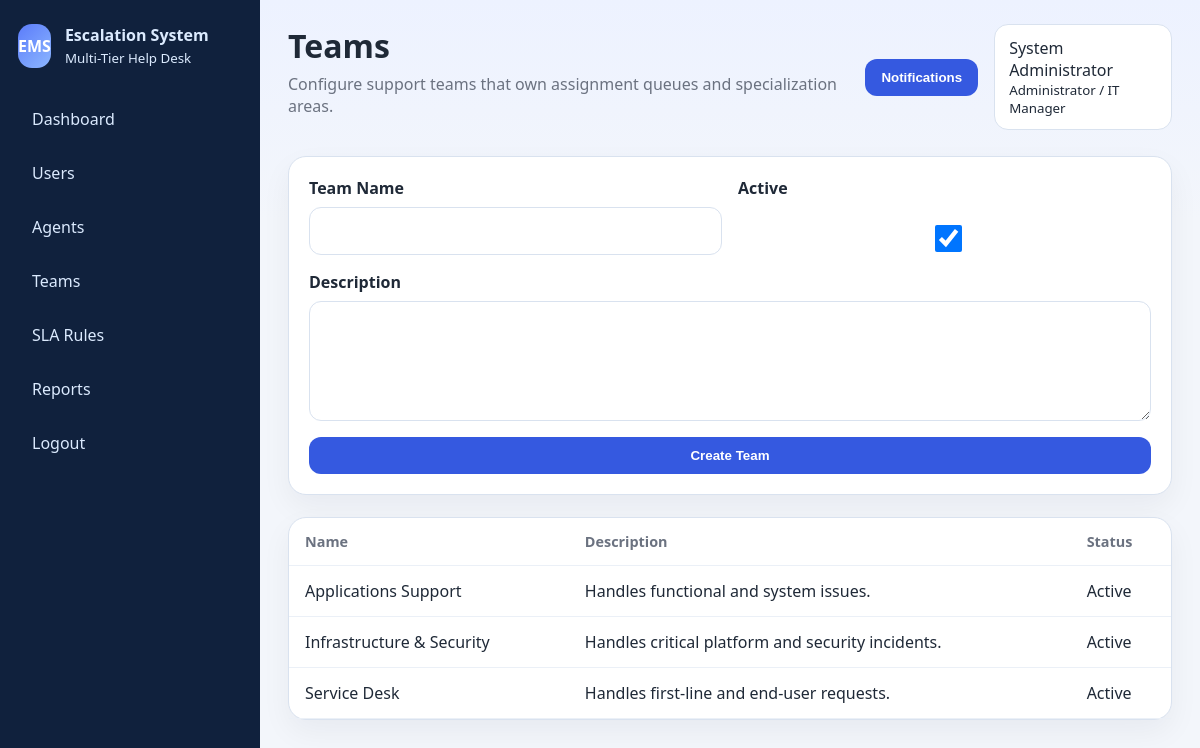
/admin/teams.php (signed in), run on the app's committed database.
### tables this page shows
CREATE TABLE users (
    id INT AUTO_INCREMENT PRIMARY KEY,
    role_id INT NOT NULL,
    full_name VARCHAR(150) NOT NULL,
    email VARCHAR(150) NOT NULL UNIQUE,
    password_hash VARCHAR(255) NOT NULL,
    is_active TINYINT(1) NOT NULL DEFAULT 1,
    created_at DATETIME NOT NULL,
    FOREIGN KEY (role_id) REFERENCES roles(id)
);

CREATE TABLE roles (
    id INT AUTO_INCREMENT PRIMARY KEY,
    name VARCHAR(100) NOT NULL,
    code VARCHAR(50) NOT NULL UNIQUE,
    created_at DATETIME NOT NULL
);

CREATE TABLE teams (
    id INT AUTO_INCREMENT PRIMARY KEY,
    name VARCHAR(120) NOT NULL,
    description TEXT NULL,
    is_active TINYINT(1) NOT NULL DEFAULT 1,
    created_at DATETIME NOT NULL
);

### config/auth.php (called while the page is built, shortened)
<?php
require_once __DIR__ . '/../includes/functions.php';
function current_user(): ?array
{
    $pdo = getPDO();
    $stmt = $pdo->prepare("
        SELECT u.*, r.name AS role_name, r.code AS role_code, ap.support_level_id,
               sl.name AS support_level_name, sl.code AS support_level_code,
               t.name AS team_name
        FROM users u
        INNER JOIN roles r ON r.id = u.role_id
        LEFT JOIN agent_profiles ap ON ap.user_id = u.id
        LEFT JOIN support_levels sl ON sl.id = ap.support_level_id
        LEFT JOIN teams t ON t.id = ap.team_id
        WHERE u.id = :id AND u.is_active = 1
        LIMIT 1
    ");
    $stmt->execute(['id' => $_SESSION['user_id']]);
    $user = $stmt->fetch();
    return $user ?: null;
}

### includes/functions.php (called while the page is built, shortened)
<?php
function e(?string $value): string
{
    return htmlspecialchars((string) $value, ENT_QUOTES, 'UTF-8');
}

### admin/teams.php (the view, shortened to what this page needs)
<?php
require_once __DIR__ . '/../config/auth.php';
$pdo = getPDO();
$teams = $pdo->query("SELECT * FROM teams ORDER BY name")->fetchAll();
$pageTitle = 'Teams';
$pageSubtitle = 'Configure support teams that own assignment queues and specialization areas.';
include __DIR__ . '/../includes/header.php';
?>
<section class="form-card">
    <form method="post">
        <div class="grid-2">
            <label>Team Name<input type="text" name="name" required></label>
            <label><span>Active</span><input type="checkbox" name="is_active" checked></label>
        </div>
        <label>Description<textarea name="description"></textarea></label>
        <button type="submit">Create Team</button>
    </form>
</section>
<section class="table-wrap">
    <table>
        <thead><tr><th>Name</th><th>Description</th><th>Status</th></tr></thead>
        <tbody>
        <?php foreach ($teams as $team): ?>
            <tr>
                <td><?= e($team['name']) ?></td>
                <td><?= e($team['description']) ?></td>
                <td><?= (int) $team['is_active'] === 1 ? 'Active' : 'Inactive' ?></td>
            </tr>
        <?php endforeach; ?>
        </tbody>
    </table>
</section>
<?php include __DIR__ . '/../includes/footer.php'; ?>

### includes/header.php (shortened to what this page needs)
<?php
require_once __DIR__ . '/../config/auth.php';
$authUser = current_user();
?>
<!DOCTYPE html>
<html lang="en">
<head>
    <link rel="stylesheet" href="/escalation-system/assets/css/style.css">
</head>
<body>
<div class="app-shell">
    <?php if ($authUser): ?>
        <?php include __DIR__ . '/sidebar.php'; ?>
    <?php endif; ?>
    <div class="main-content">
        <header class="topbar">
            <div>
                <h1><?= e($pageTitle ?? 'Dashboard') ?></h1>
                <p class="subtitle"><?= e($pageSubtitle ?? 'Professional help desk and escalation management workspace.') ?></p>
            </div>
            <?php if ($authUser): ?>
                <div class="topbar-actions">
                    <div class="notification-menu">
                        <button type="button" class="icon-button" data-notification-toggle>
                            Notifications
                        </button>
                    </div>
                    <div class="profile-chip">
                        <span><?= e($authUser['full_name']) ?></span>
                        <small><?= e($authUser['role_name']) ?></small>
                    </div>
                </div>
            <?php endif; ?>
        </header>
        <main class="page-content">

### assets/css/style.css (style rules this page uses)
:root { --bg: #f3f6fb; --card: #ffffff; --text: #1f2937; --muted: #6b7280; --border: #d9e2ef; --primary: #3559e0; --primary-dark: #2743af; --danger: #dc2626; --warning: #f59e0b; --success: #16a34a; --info: #0f766e; --secondary: #64748b; --sidebar: #10213d; }
* { box-sizing: border-box; }
body { margin: 0; background: linear-gradient(180deg, #edf2ff 0%, var(--bg) 220px); color: var(--text); font-family: "Segoe UI", Tahoma, Geneva, Verdana, sans-serif; }
.app-shell { display: flex; min-height: 100vh; }
.main-content { flex: 1; padding: 24px 28px 40px; }
.topbar { display: flex; justify-content: space-between; gap: 20px; align-items: flex-start; margin-bottom: 26px; }
.topbar h1 { margin: 0; font-size: 2rem; }
.subtitle { margin: 6px 0 0; color: var(--muted); }
.topbar-actions { display: flex; gap: 16px; align-items: center; }
.profile-chip { background: var(--card); padding: 12px 14px; border: 1px solid var(--border); border-radius: 14px; display: grid; }
.icon-button, button, .button { border: 0; border-radius: 12px; background: var(--primary); color: #fff; padding: 11px 16px; cursor: pointer; font-weight: 600; }
.icon-button { position: relative; }
.notification-menu { position: relative; }
.page-content { display: grid; gap: 22px; }
.card, .panel, .table-wrap, .form-card, .login-card { background: var(--card); border: 1px solid var(--border); border-radius: 18px; box-shadow: 0 12px 30px rgba(15, 23, 42, 0.05); }
.card, .panel, .form-card, .login-card { padding: 20px; }
table { width: 100%; border-collapse: collapse; }
th, td { padding: 14px 16px; border-bottom: 1px solid #ebf0f7; text-align: left; vertical-align: top; }
th { color: var(--muted); font-size: 0.9rem; }
form { display: grid; gap: 16px; }
.grid-2, .grid-3 { display: grid; gap: 16px; }
.grid-2 { grid-template-columns: repeat(auto-fit, minmax(220px, 1fr)); }
label { display: grid; gap: 8px; font-weight: 600; }
input, textarea, select { width: 100%; padding: 12px 14px; border-radius: 12px; border: 1px solid var(--border); font: inherit; background: #fff; }
textarea { min-height: 120px; resize: vertical; }

### data on the page
users: full_name "System Administrator", role.name "Administrator / IT Manager"
teams: name "Applications Support", description "Handles functional and system issues.", is_active "Active"
teams: name "Infrastructure & Security", description "Handles critical platform and security incidents.", is_active "Active"
teams: name "Service Desk", description "Handles first-line and end-user requests.", is_active "Active"

### other printed values
$pageTitle "Teams"
$pageSubtitle "Configure support teams that own assignment queues and specialization areas."
